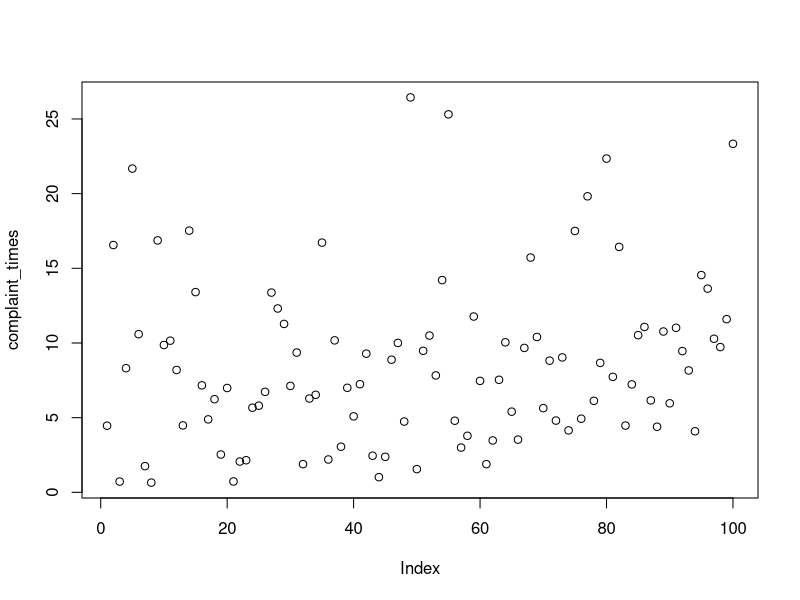
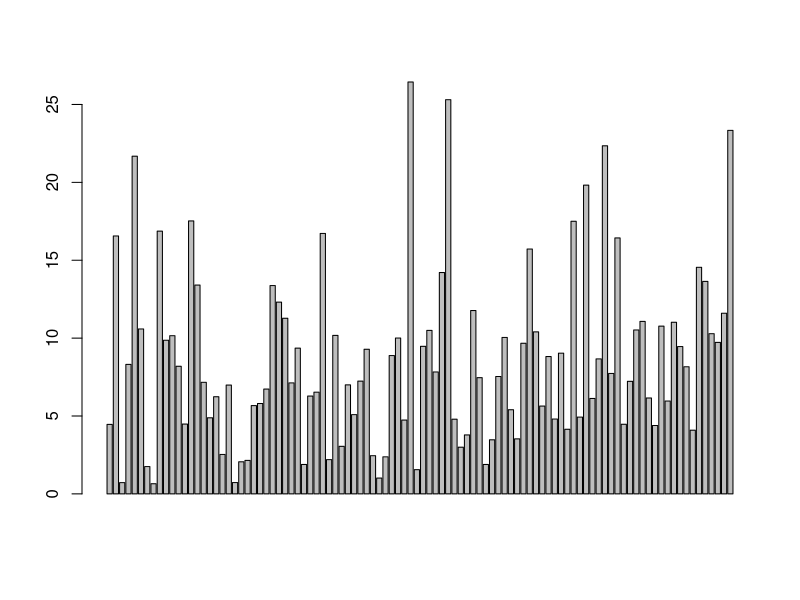
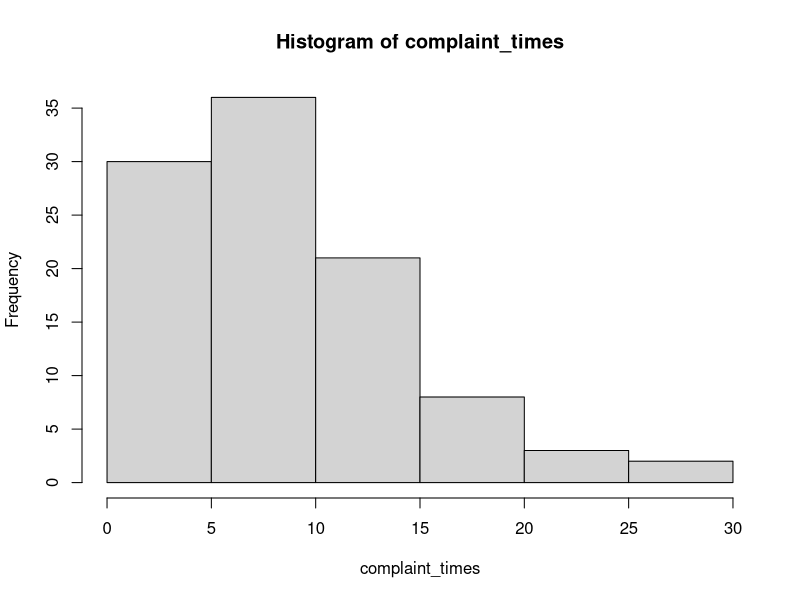
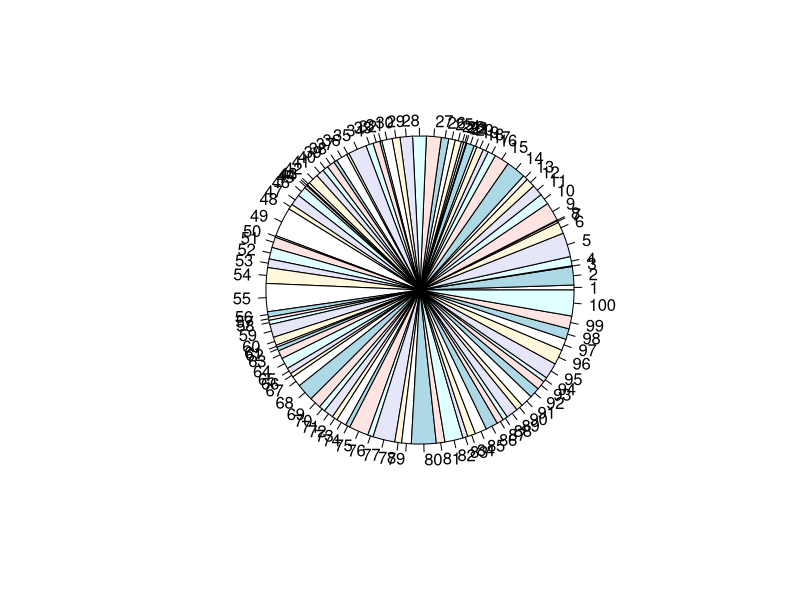
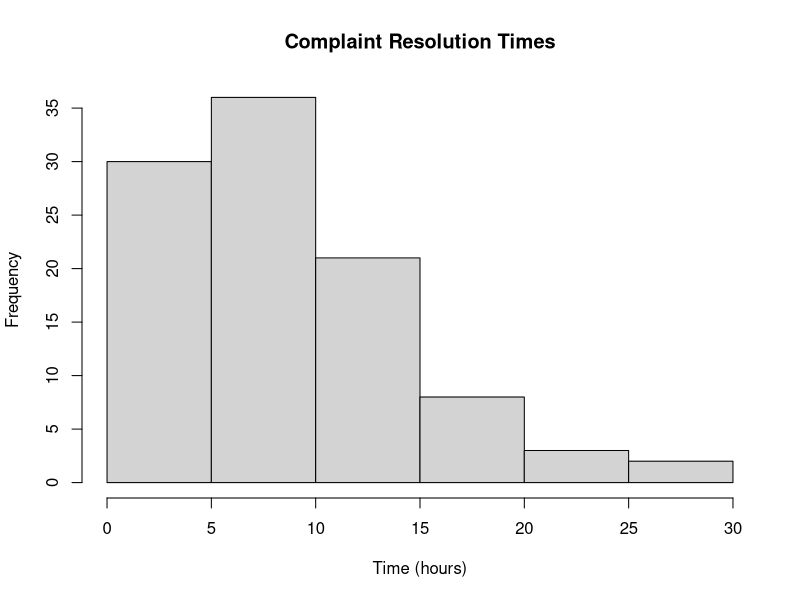
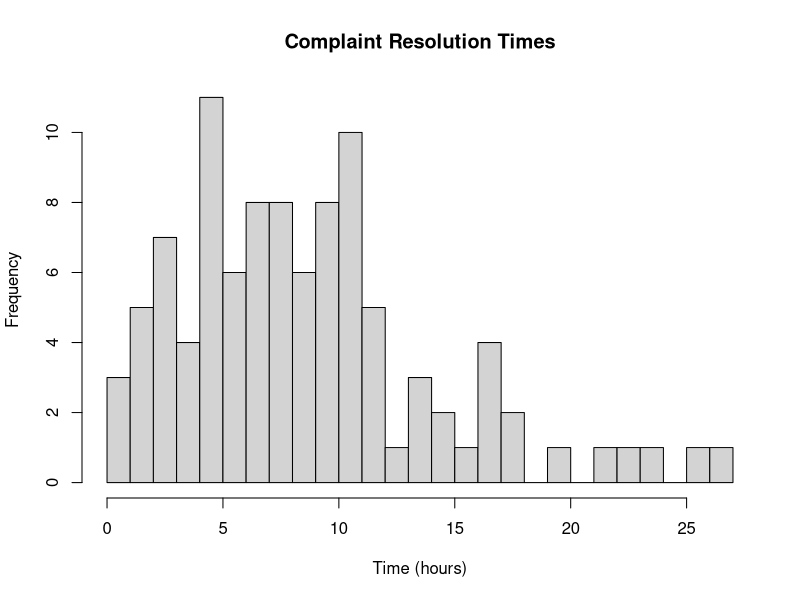

R code for these plots, in order:
######################
##### Question 1 #####
######################
library(dplyr)

# Set a seed for reproducibility
set.seed(123) 

# Generate the sample
coin_flips <- sample(c("Heads", "Tails"), 100, replace = TRUE) 

# Display the number of Heads and Tails
table(coin_flips)

# Just the count of "Heads"
heads_count_100 = table(coin_flips)["Heads"]
heads_count_100

# Generate the sample of 1000
coin_flips_1000 <- sample(c("Heads", "Tails"), 1000, replace = TRUE)

table(coin_flips_1000)


######################
##### Question 2 #####
######################

# Set a seed for reproducibility
set.seed(42)

# Create a data frame with 500 customers
customers <- data.frame(
  CustomerID = 1:500,
  Region = sample(c("North", "South", "East", "West"), size = 500, replace = TRUE)
)

# Display the first few rows of the dataset
head(customers)

# Display the distribution of regions in the original dataset
table(customers$Region)

###---------- SRS: Simple random sampling ----------###
simple_sample <- customers %>%
  sample_n(size = 100)

# Display the distribution of regions in the simple random sample
table(simple_sample$Region)

# -- another way to do SRS -- #Claudia
srs <- customers[sample(1:500, 100), ]
srs_dist <- table(srs$Region)
srs_dist
# --

###---------- Stratified sampling by region ----------###
stratified_sample <- customers %>%
  group_by(Region) %>%
  sample_frac(0.20)

# Display the distribution of regions in the stratified sample
table(stratified_sample$Region)

# anther way to do Stratified sampling by region (making it proportional - additional)
strat <- customers %>%
  group_by(Region) %>%
  slice_sample(prop = 0.2) %>%
  ungroup()
strat_dist <- table(strat$Region)
strat_dist

###---------- Systematic sampling (every 10th customer) ----------###
# # Ensure the data is sorted by CustomerID
#customers_sorted <- customers %>%
#  arrange(CustomerID)
# Calculate the sampling interval
#interval <- 10
## Get the indices for the systematic sample
# systematic_indices <- seq(from = 1, to = nrow(customers_sorted), by = interval)
## Select the customers based on the indices
# systematic_sample <- customers_sorted[systematic_indices, ]
## Display the distribution of regions in the systematic sample
# table(systematic_sample$Region)

###- Systematic sampling - (Dr Prakash slides)
N <- nrow(customers)   # population size (500)
n <- 100                # desired sample size
k <- N / n             # interval (10 here)
start <- sample(1:k, 1)  # random start between 1 and k
sys_idx <- seq(start, N, by = k)

systematic_sample <- customers[sys_idx, ]

# show samples divided by region
table(systematic_sample$Region)


### Compare ###
# Original / simple / stratified / systemic distribution
original_distribution <- table(customers$Region)
simple_distribution <- table(simple_sample$Region)
stratified_distribution <- table(stratified_sample$Region)
systematic_distribution <- table(systematic_sample$Region)

# Combine results into a single data frame for comparison
comparison <- data.frame(
  Original = original_distribution,
  SimpleRandom = simple_distribution,
  Stratified = stratified_distribution,
  Systematic = systematic_distribution
)

# Rename the columns for clarity
colnames(comparison) <- c("Region", "Original", "Region", "SimpleRandom", "Region", "Stratified", "Region", "Systematic")

print(comparison) # Display the comparison table

##### ----- Additional Notes on Sampling ----- #####
# Simple Random Sampling (SRS)
# - Every individual has the same chance of being picked. When your population is fairly homogeneous and you don’t need to worry about subgroups being under- or over-represented
# - Example: You have 500 customers spread across regions, and you want a general customer satisfaction survey. Just pick 50 at random... everyone is equally likely

# Stratified Sampling
# - Divide the population into groups (strata) and sample proportionally (or equally) within each.
# - Use case: When you want to ensure representation of all subgroups
# - Example: You want to compare complaint handling in North, South, East, West. If you sample randomly, small regions might be underrepresented. With stratified sampling, you guarantee each region is included fairly (e.g. 25% from each).

# Systematic Sampling
# - What it is: Select every k-th element from a list, after a random start
# - Use case: When your data are ordered (like a customer list or time sequence), and you want a quick, evenly spread sample
# - Example: You have a line of 500 customers in a call log, and you take every 10th one to check service quality. Much faster than random selection

# Conclusion: 
# Use SRS when the population is uniform and you just want fairness.
# Use Stratified when you care about comparing groups and want guaranteed representation.
# Use Systematic when you need a quick, evenly spaced sample — but watch out for hidden patterns.
######################
##### Question 3 #####
######################

# Set a seed for reproducibility
set.seed(123)

# Create a dummy dataset of 100 complaint resolution times (in hours)
# We use a distribution that is skewed to the right (more common in real data)
complaint_times <- rgamma(100, shape = 2, scale = 5)

# Display the first few entries of the dataset & simple visual
head(complaint_times)

plot(complaint_times)
barplot(complaint_times)
hist(complaint_times) # Best
pie(complaint_times)

# Visualize the distribution of the data
hist(complaint_times, main = "Complaint Resolution Times", xlab = "Time (hours)")
hist(complaint_times, breaks = 30, main = "Complaint Resolution Times", xlab = "Time (hours)")

### Calculate the mean (average) resolution time ###
mean_time <- mean(complaint_times)

# Calculate the standard deviation
sd_time <- sd(complaint_times)

# Print the results
cat("Mean resolution time:", round(mean_time, 2), "hours\n")
cat("Standard deviation:", round(sd_time, 2), "hours\n")



### Compute a 95% Confidence Interval ###
# Sample size (100)
n <- length(complaint_times)

# Z-score for a 95% confidence interval
z_score <- 1.96

# Calculate the standard error of the mean
standard_error <- sd_time / sqrt(n)

# Calculate the margin of error
margin_of_error <- z_score * standard_error

# Calculate the confidence interval bounds
lower_bound <- mean_time - margin_of_error
upper_bound <- mean_time + margin_of_error

# Print the confidence interval
cat("95% Confidence Interval of mean resolution time: [", round(lower_bound, 2), ", ", round(upper_bound, 2), "] hours\n")


##############################
## Question 3b - Ecommerce ### (Exercise 4B.2)
##############################
n <- 1200
p_hat <- 84 / n                  # 84/1200=7% conversion
SE <- sqrt(p_hat * (1 - p_hat) / n)# SE for a sample proportion 
z_star <- 1.96  # 95% CI

# 1. Check if conditions are met for normal approximation 
cat("To use the normal approximation method a minimum of 10 successes and 10 failures in each group are necessary.")
np <- n * p_hat
nq <- n * (1 - p_hat)
normal_ok <- (np >= 10) && (nq >= 10)
cat("Are the normalapprox conditions met? =", normal_ok, "\n")

# 2 & 3
lower <- p_hat - z_star * SE
upper <- p_hat + z_star * SE

cat("Sample proportion =", p_hat, "\n")
cat("Standard error =", SE, "\n")
cat("95% Confidence interval = [", lower, ",", upper, "]\n")

# 95% Confidence interval = [ 0.0555637 , 0.0844363 ]


# 4. How to communicate to the marketing team
  
#E.g. Based on a sample of 1,200 visitors to the site, about 7% made 
#    purchases. Statistically, we are 95% confident that the true 
#    conversion rate of all visitors is between X% and Y% (where X and 
#    Y are the lower and upper bounds from the calculation). This means 
#    if we repeated this process many times, 95% of the intervals would 
#    contain the true conversion rate. This information can help us set 
#    realistic expectations and goals for marketing campaigns."
